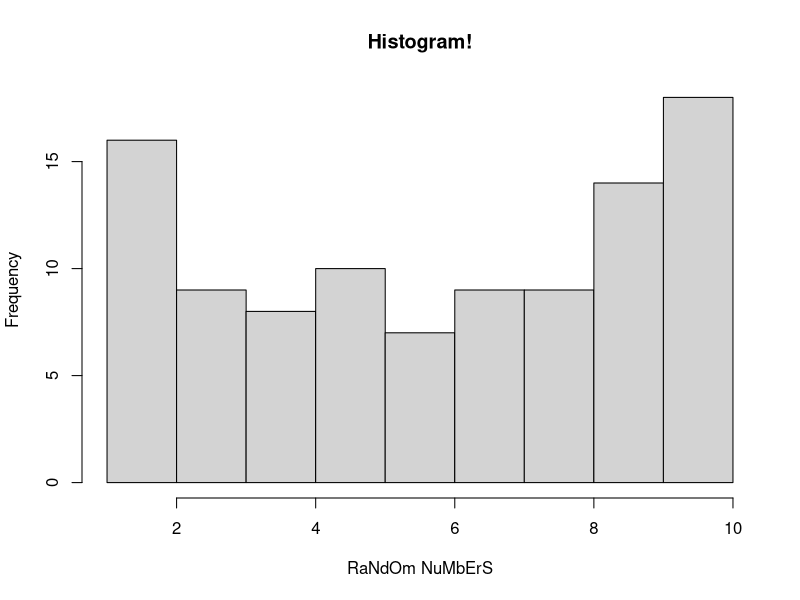

Here is the R script that generated this plot:
## ---- chunk 1
library(knitr)
## ---- chunk 2
cat("This is an R code chunk. You can tell by the ```r")
## ---- chunk 3
cat("Default R code chunk options")
## ---- chunk 4
cat("You can't see me -- John Cena")
## ---- chunk 5
cat("I'm here... but I'm not there")
## ---- chunk 6
cat("When \"no comment\" shows up, it's usually because the truth is too busy laughing\n -- GPT-4o\n")
## ---- chunk 7
hist(sample(x = 1:10, size = 100, replace = TRUE),
     main = "Histogram!", xlab = "RaNdOm NuMbErS")
## ---- chunk 8
cat("This chunk is so fresh and so clean")
warning("Warning! A warning is not an error; the code still ran.")
message("Message in a bottle.")
## ---- chunk 9
cat("This chunk is so fresh and so clean")
warning("Warning! You won't be able to see this warning, though.")
message("Message in a bottle... that won't be received")
## ---- chunk 10
average_body_mass_by_species <- c(Adelie = 3700.66, Chinstrap = 3733.09, Gentoo = 5076.02); average_body_mass_by_species
## ---- chunk 11
#penguins <- read.csv("data/penguins.csv")
#str(penguins)
## ---- chunk 12
#nrow(penguins)
#ncol(penguins)
#names(penguins)
## ---- chunk 13
#unique(penguins$species)
#table(penguins$island)
#table(penguins$sex)
#range(penguins$bill_length_mm, na.rm = TRUE)
#range(penguins$body_mass_g, na.rm = TRUE)
#range(penguins$year)
## ---- chunk 14
#colSums(is.na(penguins))
#penguins[is.na(penguins$sex), ]
## ---- chunk 15
# Any changes to the data go in this chunk, so the reader can see them.
